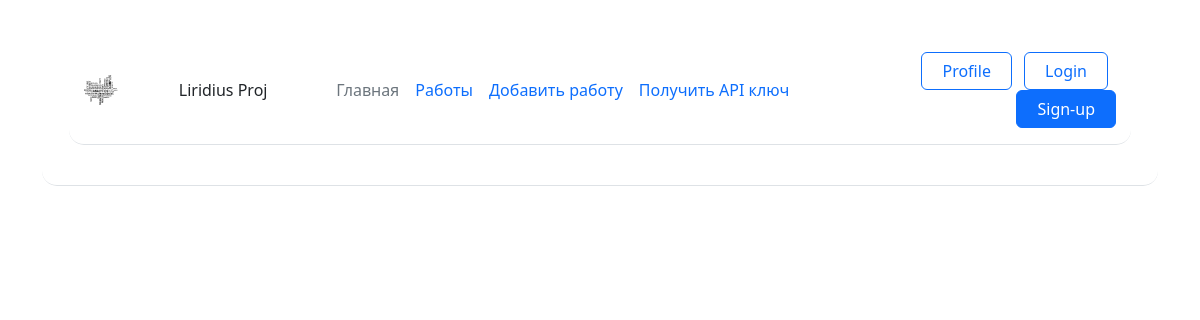
The app's page /jobs_vision (signed in), older data.
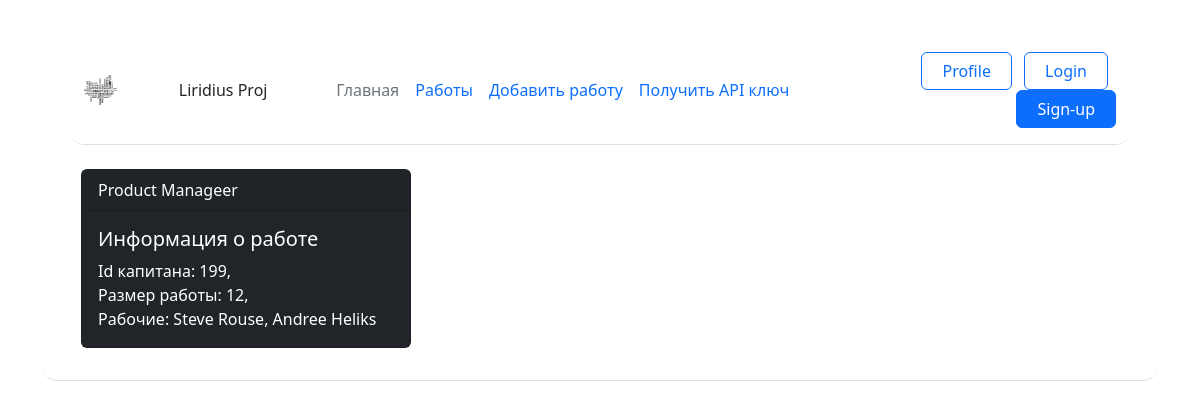
The same page, newer data.
### data/models.py (models this page shows, shortened)
class Jobs(db.Model, SerializerMixin):
    __tablename__ = 'jobs'
    id = db.Column(db.Integer, primary_key=True)
    Job_Title = db.Column(db.String(80), nullable=False)
    Team_lead_id = db.Column(db.Integer, nullable=False)
    Work_Size = db.Column(db.Integer, nullable=False)
    Collaborators = db.Column(db.String(80), nullable=False)
    finish = db.Column(db.Boolean, nullable=False)

### app.py (the view)
@app.route("/jobs_vision")
@login_required
def jobs_vision():
    jobs = Jobs.query.all()
    return render_template("jobs_list.html", jobs=jobs)

### app.py (called while the page is built)
@log_m.user_loader
def load_user(user_id):
    return db.session.get(User, user_id)

### templates/jobs_list.html (shortened to what this page needs)
{% extends "base.html" %}
{% block content %}
<div class="container">
    <div class="row">
        {% for job in jobs %}
        <div class="col-md-4 mb-3">
            <div class="card text-bg-dark h-100">
                <div class="card-header">{{ job.Job_Title }}</div>
                <div class="card-body">
                    <h5 class="card-title">Информация о работе</h5>
                    <p class="card-text">
                        Id капитана: {{ job.Team_lead_id }},<br>
                        Размер работы: {{ job.Work_Size }},<br>
                        Рабочие: {{ job.Collaborators }}
                    </p>
                </div>
            </div>
        </div>
        {% endfor %}
    </div>
</div>
{% endblock %}

### templates/base.html (shortened to what this page needs)
<!DOCTYPE html>
<html lang="en">
<head>
    <link rel="stylesheet" href="{{ url_for('static', filename='css/main.css')}}">
    <link href="https://cdn.jsdelivr.net/npm/bootstrap@5.3.3/dist/css/bootstrap.min.css" rel="stylesheet"
>
</head>
<body>
    <div class="container">
        <header
            class="d-flex flex-wrap align-items-center justify-content-center justify-content-md-between py-3 mb-4 border-bottom">
            <div class="container">
                <header
                    class="d-flex flex-wrap align-items-center justify-content-center justify-content-md-between py-3 mb-4 border-bottom">
                    <img src="{{ url_for('static', filename='img/logo.svg') }}" alt="Logo" class="logo" title="liridius">
                    <span>Liridius Proj</span>
                    <ul class="nav col-12 col-md-auto mb-2 justify-content-center mb-md-0">
                        <li><a href="/" class="nav-link px-2 link-secondary">Главная</a></li>
                        <li><a href="/jobs_vision" class="nav-link px-2">Работы</a></li>
                        <li><a href="/addjob" class="nav-link px-2">Добавить работу</a></li>
                        <li><a href="/create_api_key" class="nav-link px-2">Получить API ключ</a></li>
                    </ul>
                    <div class="col-md-3 text-end">
                        <button type="button" class="btn btn-outline-primary me-2"><a href="/profile"
                            class="nav-link px-2">Profile</a></button>
                        <button type="button" class="btn btn-outline-primary me-2"><a href="/login"
                                class="nav-link px-2">Login</a></button>
                        <button type="button" class="btn btn-primary"><a href="/register"
                                class="nav-link px-2">Sign-up</a></button>
                    </div>
                </header>
                {% block content %}{% endblock %}
            </div>
</body>
</html>

### static/css/main.css (style rules this page uses)
header { border-radius: 15px; padding: 15px; margin-top: 10px; }
.logo { width: 34px; height: 34px; }

Row changes from the older to the newer data that the page shows:
added Jobs: Job_Title "Product Manageer", Team_lead_id "199", Work_Size "12", Collaborators "Steve Rouse, Andree Heliks"
